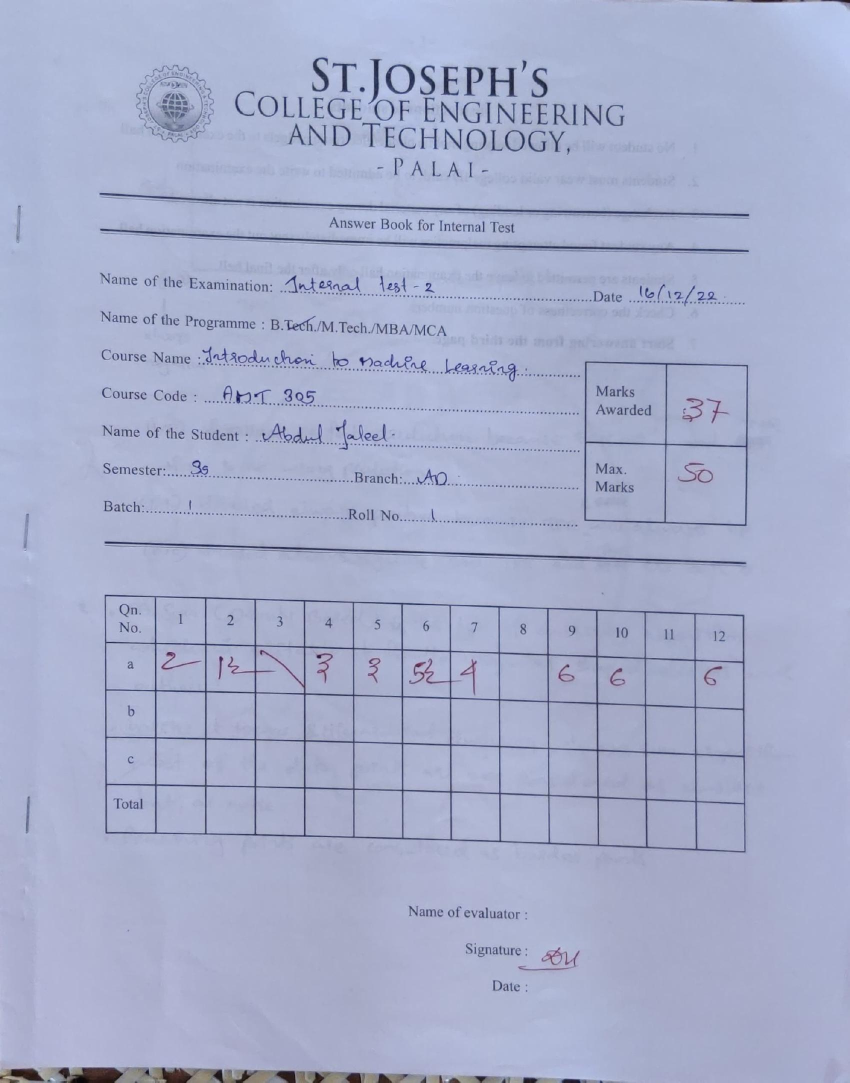
#> input picture Codes/CV_Tesseract/Text-Extraction/working_copy/abdul.jpg, 1700 x 2165 px (shown at 1/2 size); its folder holds 3 pictures in this run
$ python preprocessing.py
#> lines starting #> are read from the running program, lines starting #| are printed output that depends on the picture; after the words box and inside, x2 and y2 are one past the last pixel; in counts of white or black regions, pixels touching at a corner belong together
import cv2 as cv
import numpy as np

def is_vertical(line):
    return line[0]==line[2]

def is_horizontal(line):
    return line[1]==line[3]

def overlapping_filter(lines, sorting_index):
    filtered_lines = []

    lines = sorted(lines, key=lambda lines: lines[sorting_index])

    for i in range(len(lines)):
            l_curr = lines[i]
            if(i>0):
                l_prev = lines[i-1]
                if ( (l_curr[sorting_index] - l_prev[sorting_index]) > 5):
                    filtered_lines.append(l_curr)
            else:
                filtered_lines.append(l_curr)

    return filtered_lines

def detect_lines(image, title='default', rho = 1, theta = np.pi/180, threshold = 50, minLinLength = 1, maxLineGap = 6, display = False, write = False):
    # Check if image is loaded fine
    gray = cv.cvtColor(image, cv.COLOR_BGR2GRAY)

    if gray is None:
        print ('Error opening image!')
        return -1

    dst = cv.Canny(gray, 50, 150, None, 3)

    # Copy edges to the images that will display the results in BGR
    cImage = np.copy(image)

    #linesP = cv.HoughLinesP(dst, 1 , np.pi / 180, 50, None, 290, 6)
    linesP = cv.HoughLinesP(dst, rho , theta, threshold, None, minLinLength, maxLineGap)

    horizontal_lines = []
    vertical_lines = []

    if linesP is not None:
        #for i in range(40, nb_lines):
        for i in range(0, len(linesP)):
            l = linesP[i][0]

            if (is_vertical(l)):
                vertical_lines.append(l)

            elif (is_horizontal(l)):
                horizontal_lines.append(l)

        horizontal_lines = overlapping_filter(horizontal_lines, 1)
        vertical_lines = overlapping_filter(vertical_lines, 0)

    if (display):
        for i, line in enumerate(horizontal_lines):
            cv.line(cImage, (line[0], line[1]), (line[2], line[3]), (0,255,0), 3, cv.LINE_AA)

            cv.putText(cImage, str(i) + "h", (line[0] + 5, line[1]), cv.FONT_HERSHEY_SIMPLEX,
                       0.5, (0, 0, 0), 1, cv.LINE_AA)

        for i, line in enumerate(vertical_lines):
            cv.line(cImage, (line[0], line[1]), (line[2], line[3]), (0,0,255), 3, cv.LINE_AA)
            cv.putText(cImage, str(i) + "v", (line[0], line[1] + 5), cv.FONT_HERSHEY_SIMPLEX,
                       0.5, (0, 0, 0), 1, cv.LINE_AA)

        cv.imshow("Source", cImage)
        #cv.imshow("Canny", cdstP)
        cv.waitKey(0)
        cv.destroyAllWindows()

    if (write):
        cv.imwrite(f"{title}.png", cImage)

    return (horizontal_lines, vertical_lines)


new_filename = 'abdul.jpg'
src = cv.imread(new_filename)
#> src is the input picture: shape (2165, 1700, 3); mean B, G, R 203.9, 173.9, 166.6
new_src = cv.resize(src, (650,750), interpolation = cv.INTER_AREA)
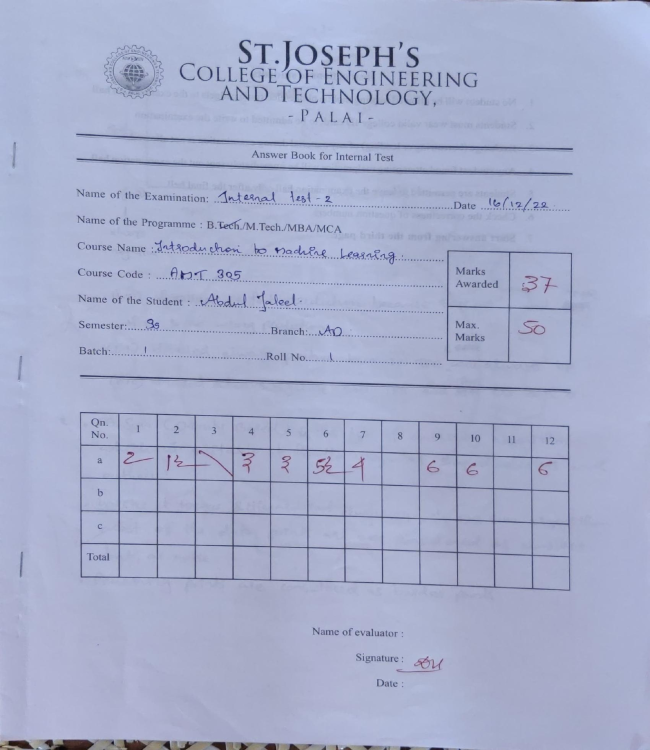
#> new_src: shape (750, 650, 3); mean B, G, R 203.9, 173.9, 166.6
x, y, w, h = 69, 405, 529, 208
roi_image = new_src[y:y+h, x:x+w]
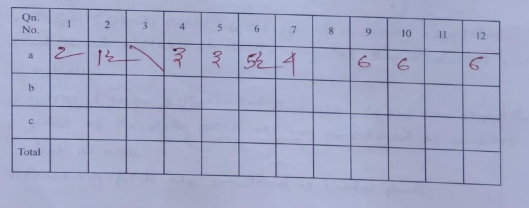
#> roi_image: shape (208, 529, 3); mean B, G, R 198.8, 169.3, 163.4
cv.imshow('roi', roi_image)
cv.waitKey(0)


new_horizontal, new_vertical = detect_lines(roi_image, minLinLength=1, display=True, write = True)
#> in detect_lines, `gray = cv.cvtColor(image, cv.COLOR_BGR2GRAY)`:
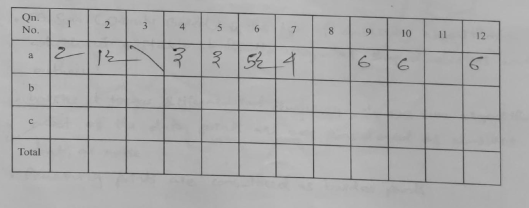
#> gray: shape (208, 529); min 41, max 189, mean 170.9
#> in detect_lines, `dst = cv.Canny(gray, 50, 150, None, 3)`:
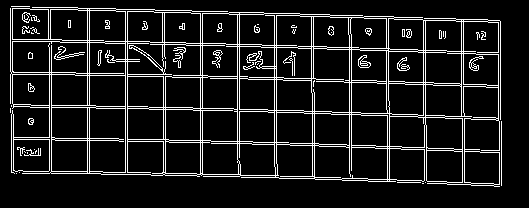
#> dst: shape (208, 529); 10.4% white in thin lines or dots, all inside (x1, y1, x2, y2) = (10, 6, 502, 187)
#> in detect_lines, `linesP = cv.HoughLinesP(dst, rho , theta, threshold, None, minLinLengt..`: linesP = 125 rows, first 6: [223, 110, 237, 110], [423, 20, 437, 20], [335, 49, 500, 54], [338, 114, 444, 117], [197, 176, 278, 177], [274, 44, 500, 52]
#> the loop in detect_lines, `for i in range(0, len(linesP)):` made 125 passes
#> l on passes 1 to 12: [223, 110, 237, 110], [423, 20, 437, 20], [335, 49, 500, 54], [338, 114, 444, 117], [197, 176, 278, 177], [274, 44, 500, 52], [11, 139, 106, 140], [119, 139, 137, 139], [149, 109, 222, 110], [438, 20, 478, 21], [375, 148, 501, 152], [219, 141, 276, 143]
#> after the loop in detect_lines, `for i in range(0, len(linesP)):`: horizontal_lines = 47 items, first 6: [223, 110, 237, 110], [423, 20, 437, 20], [119, 139, 137, 139], [177, 107, 192, 107], [11, 171, 67, 171], [377, 83, 392, 83]; vertical_lines = 39 items, first 6: [202, 174, 202, 11], [200, 174, 200, 11], [237, 162, 237, 12], [89, 173, 89, 8], [49, 173, 49, 41], [87, 173, 87, 8]
#> in overlapping_filter, `lines = sorted(lines, key=lambda lines: lines[sorting_index])`: lines = 47 items, first 6: [116, 9, 154, 9], [192, 11, 211, 11], [229, 12, 263, 12], [264, 13, 299, 13], [229, 14, 263, 14], [423, 20, 437, 20]
#> the loop in overlapping_filter, `for i in range(len(lines)):` made 47 passes
#> (l_curr, l_prev) on passes 2 to 13: ([192, 11, 211, 11], [116, 9, 154, 9]), ([229, 12, 263, 12], [192, 11, 211, 11]), ([264, 13, 299, 13], [229, 12, 263, 12]), ([229, 14, 263, 14], [264, 13, 299, 13]), ([423, 20, 437, 20], [229, 14, 263, 14]), ([105, 41, 149, 41], [423, 20, 437, 20]), ([150, 42, 185, 42], [105, 41, 149, 41]), ([226, 44, 243, 44], [150, 42, 185, 42]), ([226, 46, 242, 46], [226, 44, 243, 44]), ([243, 46, 253, 46], [226, 46, 242, 46]), ([177, 47, 184, 47], [243, 46, 253, 46]), ([270, 47, 288, 47], [177, 47, 184, 47])
#> after the loop in overlapping_filter, `for i in range(len(lines)):`: filtered_lines = [[116, 9, 154, 9], [423, 20, 437, 20], [105, 41, 149, 41], [360, 57, 366, 57], [13, 74, 35, 74], [31, 105, 68, 105], [90, 138, 118, 138], [11, 171, 67, 171]]
#> in detect_lines, `horizontal_lines = overlapping_filter(horizontal_lines, 1)`: horizontal_lines has the same summary as filtered_lines in overlapping_filter
#> the loop in overlapping_filter (call 2), `for i in range(len(lines)):` made 39 passes
#> (l_curr, l_prev) on passes 2 to 13: ([11, 172, 11, 114], [10, 19, 10, 75]), ([12, 113, 12, 6], [11, 172, 11, 114]), ([13, 172, 13, 104], [12, 113, 12, 6]), ([49, 173, 49, 41], [13, 172, 13, 104]), ([51, 173, 51, 41], [49, 173, 49, 41]), ([87, 173, 87, 8], [51, 173, 51, 41]), ([89, 173, 89, 8], [87, 173, 87, 8]), ([125, 174, 125, 9], [89, 173, 89, 8]), ([127, 174, 127, 9], [125, 174, 125, 9]), ([162, 60, 162, 10], [127, 174, 127, 9]), ([163, 146, 163, 90], [162, 60, 162, 10]), ([165, 140, 165, 172], [163, 146, 163, 90])
#> l_curr on pass 1: [10, 19, 10, 75]
#> in detect_lines, `vertical_lines = overlapping_filter(vertical_lines, 0)`: vertical_lines = 14 items, first 6: [10, 19, 10, 75], [49, 173, 49, 41], [87, 173, 87, 8], [125, 174, 125, 9], [162, 60, 162, 10], [200, 174, 200, 11]
#> the loop in detect_lines, `for i, line in enumerate(horizontal_lines):` made 8 passes
#> after the loop in detect_lines, `for i, line in enumerate(horizontal_lines):`:
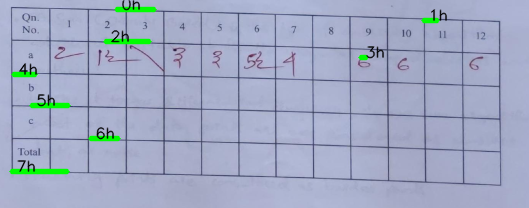
#> cImage: shape (208, 529, 3); 2.44% of pixels changed, all inside (x1, y1, x2, y2) = (8, 0, 448, 175)
#> the loop in detect_lines, `for i, line in enumerate(vertical_lines):` made 14 passes
#> line on passes 1 to 12: [10, 19, 10, 75], [49, 173, 49, 41], [87, 173, 87, 8], [125, 174, 125, 9], [162, 60, 162, 10], [200, 174, 200, 11], [237, 162, 237, 12], [274, 166, 274, 13], [311, 92, 311, 14], [349, 180, 349, 35], [386, 113, 386, 19], [423, 123, 423, 21]
#> after the loop in detect_lines, `for i, line in enumerate(vertical_lines):`:
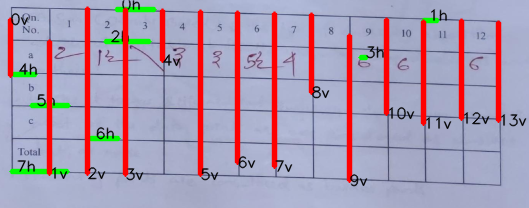
#> cImage: shape (208, 529, 3); 12.32% of pixels changed, all inside (x1, y1, x2, y2) = (7, 6, 527, 187)
#> new_horizontal has the same summary as filtered_lines in overlapping_filter; new_vertical has the same summary as vertical_lines in detect_lines
# print(new_horizontal,'\n', new_vertical)
